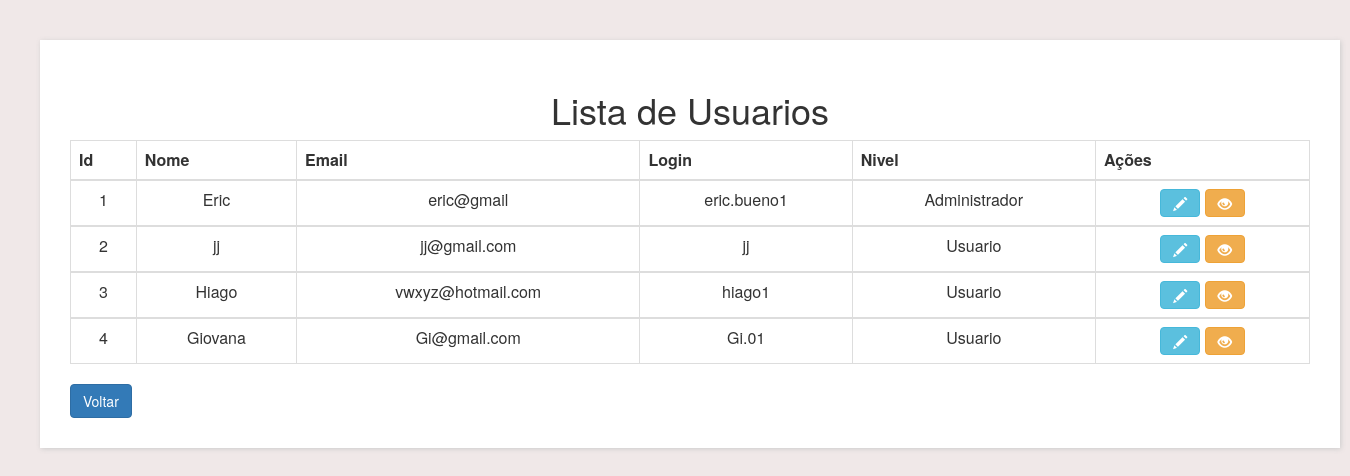
The page /usuarios.php (signed in) on the database its author committed.
### tables this page shows
CREATE TABLE `usuario` (
  `id` int NOT NULL,
  `nome` varchar(50) NOT NULL,
  `email` varchar(50) NOT NULL,
  `usuario_login` varchar(250) NOT NULL,
  `senha` varchar(250) NOT NULL,
  `nivel` tinyint(1) DEFAULT '0'
);

### usuarios.php (the view, shortened to what this page needs)
<?php
include_once("conexao.php");
?>
<!DOCTYPE html>
<html lang="pt-br">
<head>
</head>
<body>
  <div class="fundo">
    <h1>Lista de Usuarios</h1>
    <table class="table table-bordered">
      <thead>
        <tr>
          <th>Id</th>
          <th>Nome</th>
          <th>Email</th>
          <th>Login</th>
          <th>Nivel</th>
          <th>Ações</th>
        </tr>
      </thead>
      <?php
      $result_usuario = "SELECT * FROM usuario";
      $resultado_usuario = mysqli_query($conn, $result_usuario);
      while ($row_usuario = mysqli_fetch_assoc($resultado_usuario)) {
      ?>
        <tbody>
          <tr>
            <td><?php echo $row_usuario['id']; ?></td>
            <td><?php echo $row_usuario['nome']; ?></td>
            <td><?php echo $row_usuario['email']; ?> </td>
            <td> <?php echo $row_usuario['usuario_login']; ?></td>
            <td> <?php echo $row_usuario['nivel'] ? 'Administrador' : 'Usuario'; ?></td>
            <td>
              <button type='submit' id="editar" name="editar" value="<?php echo $row_usuario['id']; ?>" onclick='funcao1("alterar",<?php echo $row_usuario["id"]; ?>)' class='btn btn-info'>
                <span class='glyphicon glyphicon-pencil' aria-hidden='true'></span>
              </button>
              <button type='submit' id="visualizar" name="visualizar" value="<?php echo $row_usuario['id']; ?>" onclick='funcao1("clientes_usuario",<?php echo $row_usuario["id"]; ?>)' class='btn btn-warning'>
                <span class='glyphicon glyphicon-eye-open' aria-hidden='true'></span>
              </button>
            </td>
          </tr>
        </tbody>
      <?php } ?>
    </table>
    <a type="submit" href="Lista.php" target="_self" class="btn btn-primary send-btn">Voltar</a>
  </div>
</body>
</html>

### styles/stylesheets.css (style rules this page uses)
table { width: 120px; line-height: 2; }
body { padding: 40px; background-color: rgb(240, 232, 232) !important; }
.fundo { width: 1300px; padding: 30px; }
table, .titulo, .kabum, h1, .form-control, .botao { text-align: center; }
.container, .card, .fundo { background-color: white; box-shadow: 1px 1px 5px #ccc; }

### rows shown on the page
usuario: id "1", nome "Eric", email "eric@gmail", usuario_login "eric.bueno1", nivel "Administrador"
usuario: id "2", nome "jj", email "jj@gmail.com", usuario_login "jj", nivel "Usuario"
usuario: id "3", nome "Hiago", email "vwxyz@hotmail.com", usuario_login "hiago1", nivel "Usuario"
usuario: id "4", nome "Giovana", email "Gi@gmail.com", usuario_login "Gi.01", nivel "Usuario"
